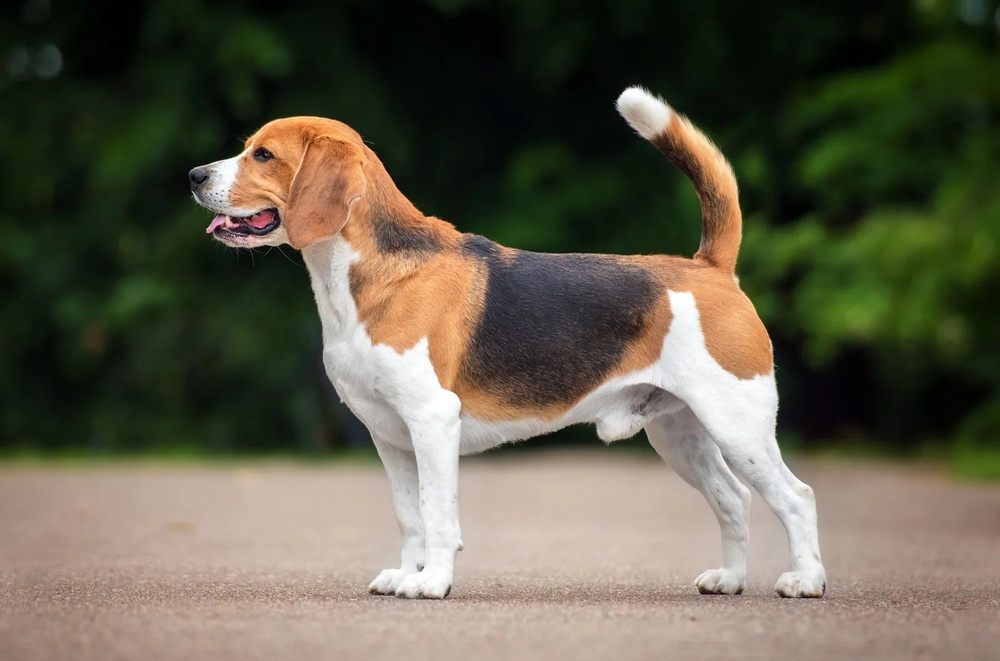
#> input picture img1.jpg, 1000 x 661 px, shrunk from 1600 x 1057 before the run
$ jupyter execute Untitled-1.ipynb
#> lines starting #> are read from the running program, lines starting #| are printed output that depends on the picture; long printed decimals are rounded
[cell 1]
import cv2
import matplotlib.pyplot as plt
import numpy as np
from sklearn.cluster import KMeans

[cell 2]
img = cv2.imread('img1.jpg')
#> img is the input picture: shape (661, 1000, 3); mean B, G, R 75.4, 92.7, 97.1
print(img.shape)
#| (661, 1000, 3)

img = cv2.cvtColor(img, cv2.COLOR_BGR2RGB)
plt.imshow(img)
plt.show()

[cell 3]
X = img.reshape(-1, 3)
X.shape
#> Out = (661000, 3)

[cell 4]
cluster = 10
kmeans = KMeans(n_clusters=cluster, init="random", n_init=10).fit(X)
print(kmeans)
#| KMeans(init='random', n_clusters=10, n_init=10)

centers = kmeans.cluster_centers_
#> centers = [[187.3, 125.3, 85.06], [176.5, 155.9, 142.8], [233.4, 233.7, 232.5], [106.2, 93.43, 72.87], [26.15, 41.1, 17.53], [9.03, 16.22, 8.4], [56.97, 70.92, 32.87], [200.4, 184.2, 171.8], [152.1, 130.8, 117.6], [227.7, 162.9, 112.8]]
labels = kmeans.labels_
print(centers)
#| [[187.286 125.252  85.058]
#|  [176.461 155.872  142.804 ]
#|  [233.383 233.667 232.504]
#|  [106.185    93.434  72.868 ]
#|  [ 26.146  41.097  17.530]
#|  [  9.030  16.222   8.396 ]
#|  [ 56.974  70.918  32.869]
#|  [200.426 184.196  171.790]
#|  [152.096 130.839 117.566]
#|  [227.668 162.948 112.806]]
print(centers.shape)
#| (10, 3)

seg_img = centers[labels]
seg_img = np.reshape(seg_img, img.shape)
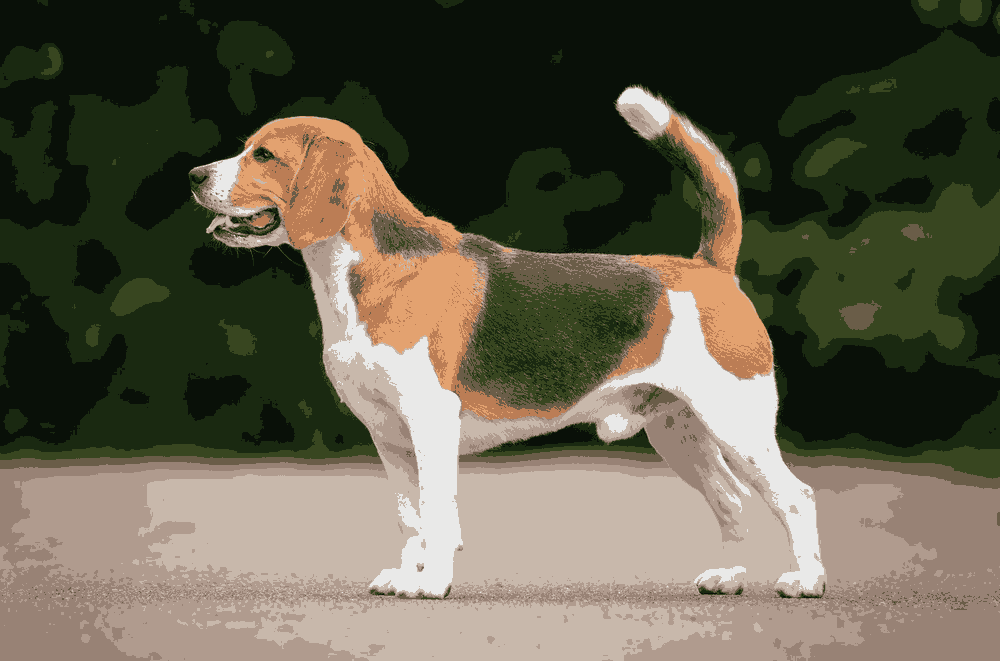
#> seg_img: shape (661, 1000, 3) float64; mean R, G, B 97.1, 92.7, 75.4
plt.imshow(seg_img.astype('uint8'))
plt.show()

[cell 5]
fix, axes = plt.subplots(2, 5, figsize=(12, 8))
for ax, i in zip(axes.flatten(), range(10)):
    clus_cen = centers.copy()
    clus_cen[np.arange(clus_cen.shape[0]) != i] = 255
    clus_img = clus_cen[labels]
    clus_img = np.reshape(clus_img, img.shape)
    ax.imshow(clus_img.astype('uint8'))
    ax.axis('off')
#> this loop made 10 passes
#> pass 1, `clus_img = np.reshape(clus_img, img.shape)`:
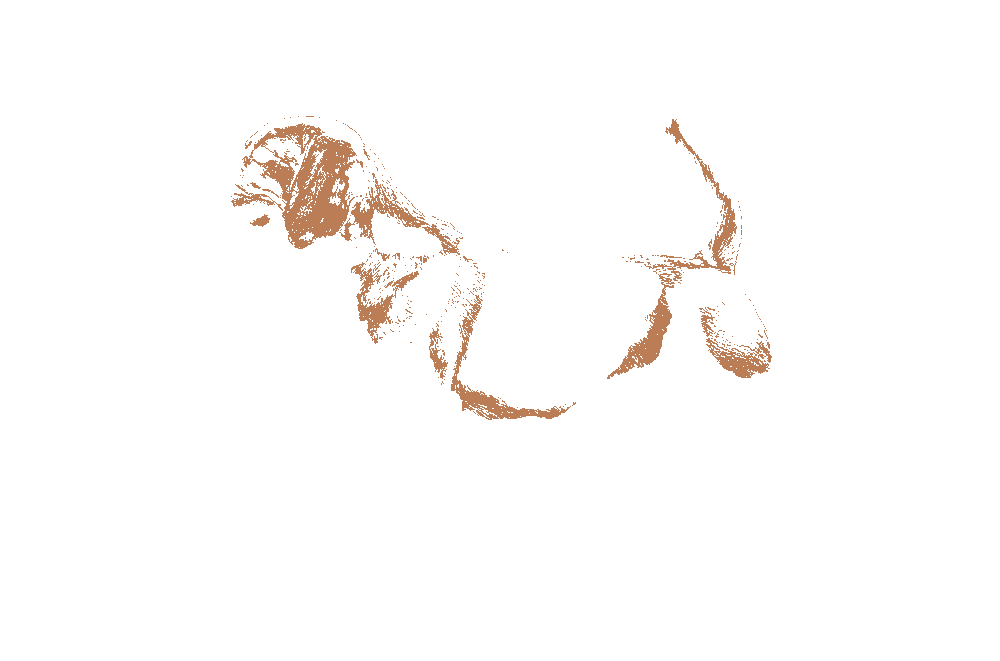
#> clus_img: shape (661, 1000, 3) float64; mean R, G, B 253.2, 251.5, 250.4
#> pass 2, `clus_img = np.reshape(clus_img, img.shape)`:
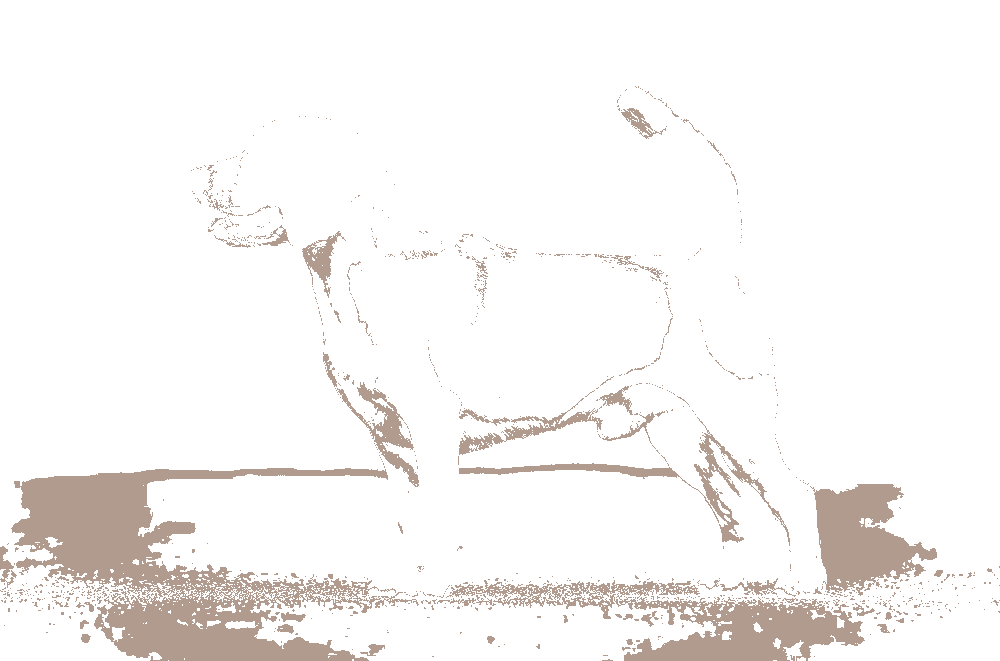
#> clus_img: shape (661, 1000, 3) float64; mean R, G, B 247.3, 245.3, 244.1
#> pass 3, `clus_img = np.reshape(clus_img, img.shape)`:
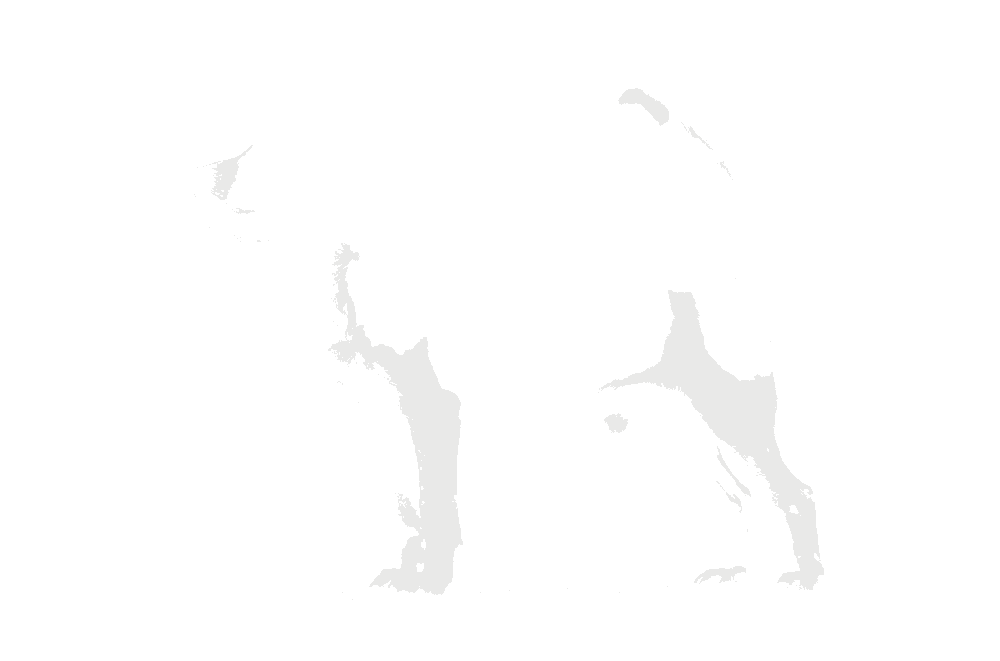
#> clus_img: shape (661, 1000, 3) float64; mean R, G, B 254, 254, 254
#> after the loop:
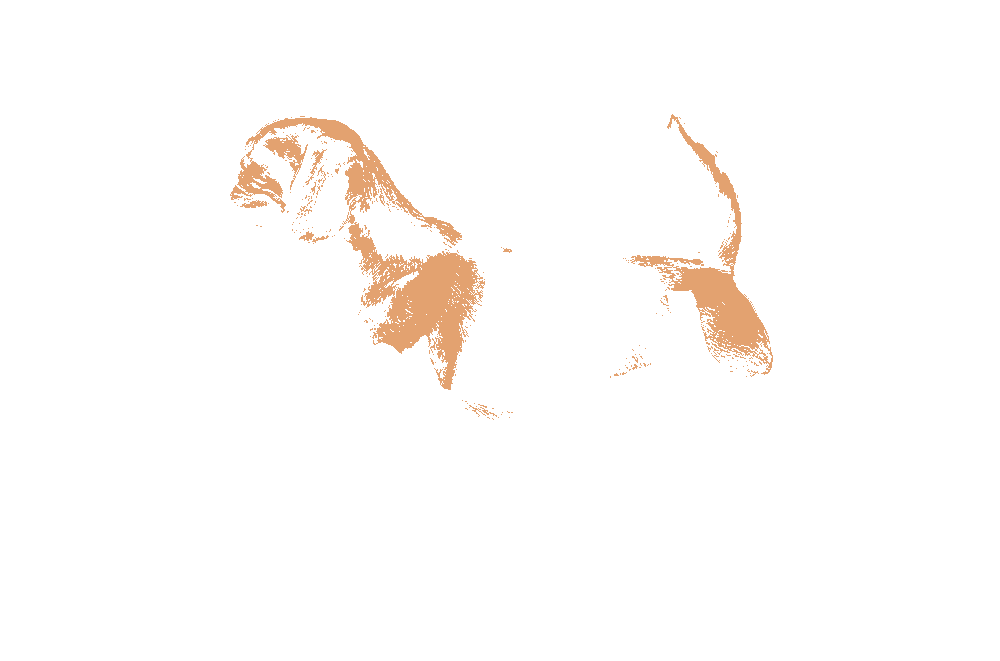
#> clus_img: shape (661, 1000, 3) float64; mean R, G, B 254.1, 251.9, 250.1

plt.tight_layout()
plt.show()
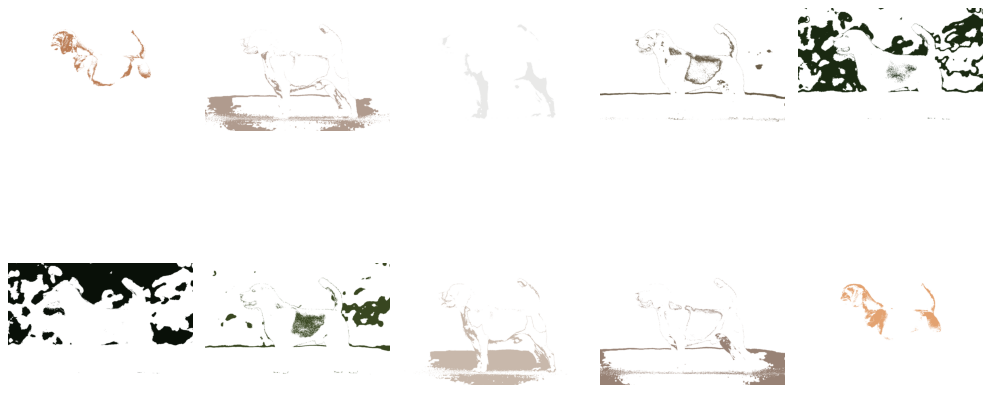
#> figure drawn by matplotlib, 10 panels
